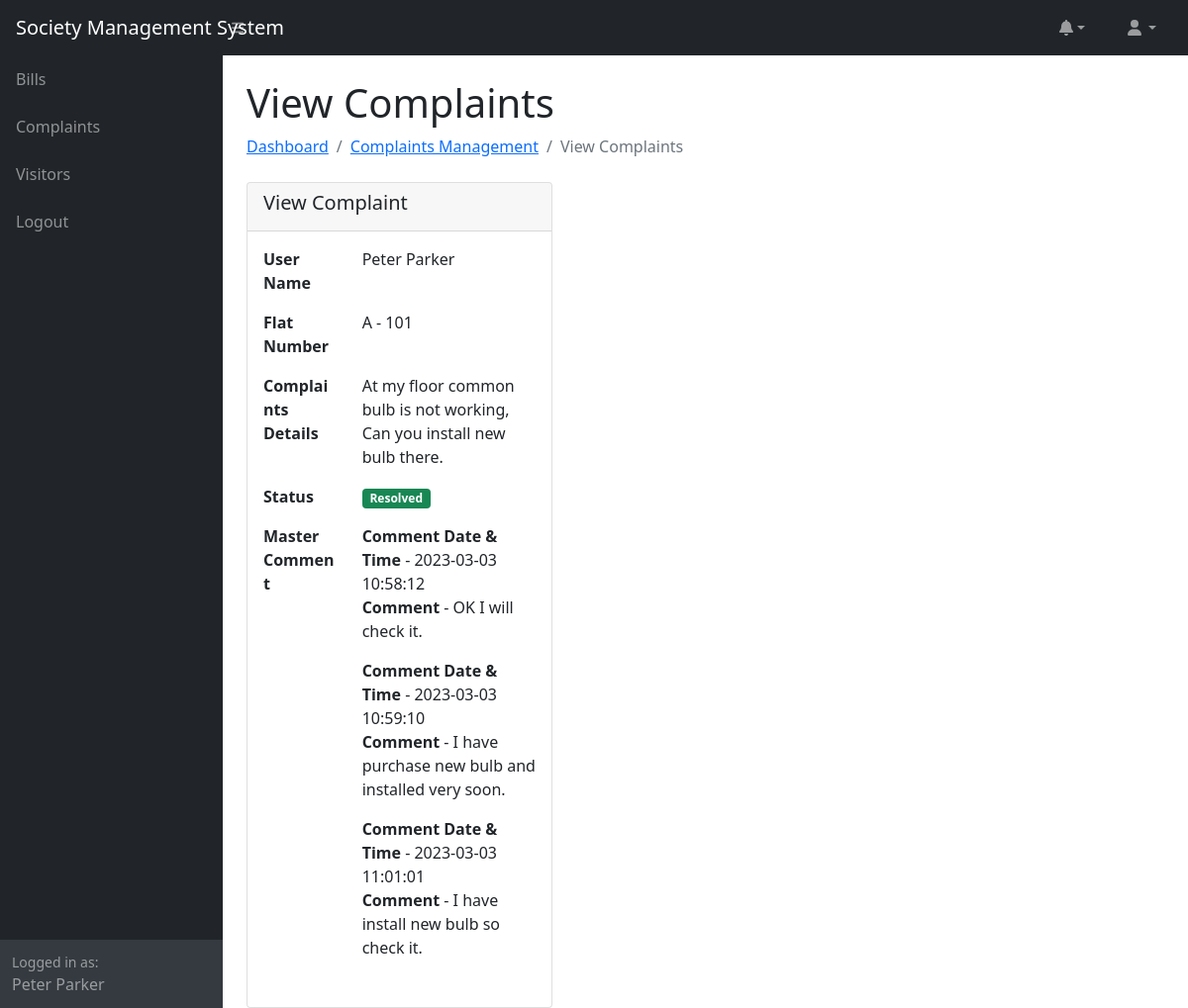
The page /view_complaint.php?id=2 (signed in) on the database its author committed.
### tables this page shows
CREATE TABLE `complaints` (
  `id` int(11) UNSIGNED NOT NULL,
  `user_id` int(11) UNSIGNED NOT NULL,
  `flat_id` int(11) UNSIGNED NOT NULL,
  `description` text NOT NULL,
  `master_comment` text NOT NULL,
  `status` enum('pending','in_progress','resolved') NOT NULL,
  `created_at` timestamp NOT NULL DEFAULT current_timestamp()
);

CREATE TABLE `users` (
  `id` int(11) UNSIGNED NOT NULL,
  `name` varchar(255) NOT NULL,
  `contact` varchar(100) NOT NULL,
  `email` varchar(255) NOT NULL,
  `password` varchar(255) NOT NULL,
  `role` enum('admin','user') NOT NULL,
  `created_at` timestamp NOT NULL DEFAULT current_timestamp() ON UPDATE current_timestamp()
);

CREATE TABLE `flats` (
  `id` int(11) UNSIGNED NOT NULL,
  `flat_number` varchar(255) NOT NULL,
  `floor` int(11) NOT NULL,
  `block_number` varchar(10) NOT NULL,
  `flat_type` varchar(30) NOT NULL,
  `created_at` timestamp NOT NULL DEFAULT current_timestamp()
);

### view_complaint.php (the view, shortened to what this page needs)
<?php
require_once 'config.php';
if(isset($_GET['id']))
{
	$sql = '
	SELECT complaints.id, users.name, flats.flat_number, flats.block_number, complaints.description, complaints.status, complaints.created_at, complaints.master_comment, complaints.user_id FROM complaints
		JOIN users ON users.id = complaints.user_id
		JOIN flats ON flats.id = complaints.flat_id
		WHERE complaints.id = ?
	';
	$stmt = $pdo->prepare($sql);
	$stmt->execute([$_GET['id']]);
	$complaint = $stmt->fetch(PDO::FETCH_ASSOC);
}
include('header.php');
?>
<div class="container-fluid px-4">
    <h1 class="mt-4">View Complaints</h1>
    <ol class="breadcrumb mb-4">
    	<li class="breadcrumb-item"><a href="dashboard.php">Dashboard</a></li>
        <li class="breadcrumb-item"><a href="complaints.php">Complaints Management</a></li>
        <li class="breadcrumb-item active">View Complaints</li>
    </ol>
	<div class="col-md-4">
		<div class="card">
			<div class="card-header">
				<h5 class="card-title">View Complaint</h5>
			</div>
			<div class="card-body">
				<div class="row mb-3">
					<div class="col-md-4"><b>User Name</b></div>
					<div class="col-md-8"><?php echo (isset($complaint['name'])) ? $complaint['name'] : 'NA'; ?></div>
				</div>
				<div class="row mb-3">
					<div class="col-md-4"><b>Flat Number</b></div>
					<div class="col-md-8"><?php echo (isset($complaint['flat_number'])) ? $complaint['block_number'] . ' - ' . $complaint['flat_number'] : 'NA'; ?></div>
				</div>
				<div class="row mb-3">
					<div class="col-md-4"><b>Complaints Details</b></div>
					<div class="col-md-8"><?php echo (isset($complaint['description'])) ? $complaint['description'] : 'NA'; ?></div>
				</div>
				<?php
				$status = '';
				if(isset($complaint['status']))
				{
					if($complaint['status'] == 'resolved')
					{
						$status = '<span class="badge bg-success">Resolved</span>';
					}
				}
				?>
				<div class="row mb-3">
					<div class="col-md-4"><b>Status</b></div>
					<div class="col-md-8"><?php echo $status; ?></div>
				</div>
				<?php
				if(isset($complaint['master_comment']))
				{
					if($complaint['master_comment'] != '')
					{
						$master_comment = json_decode($complaint['master_comment'], true);
						if(count($master_comment) > 0)
						{
							echo '
							<div class="row mb-3">
								<div class="col-md-4"><b>Master Comment</b></div>
								<div class="col-md-8">
							';
							foreach($master_comment as $comment)
							{
								echo '<p><b>Comment Date & Time</b> - ' . $comment['datetime'] . '<br />';
								echo '<b>Comment</b> - ' . $comment['details'] . '</p>';
							}
							echo '</div>
							</div>
							';
						}
					}
				}
				?>
			</div>
		</div>
	</div>
</div>
<?php
include('footer.php');
?>

### rows shown on the page
complaints: user.name "Peter Parker", flat.block_number "A", flat.flat_number "101", description "At my floor common bulb is not working, Can you install new bulb there."

### other values the page prints
$_SESSION['user_name'] "Peter Parker"
$comment['datetime'] "2023-03-03 10:58:12"
$comment['details'] "OK I will check it."
$comment['datetime'] "2023-03-03 10:59:10"
$comment['details'] "I have purchase new bulb and installed very soon."
$comment['datetime'] "2023-03-03 11:01:01"
$comment['details'] "I have install new bulb so check it."
